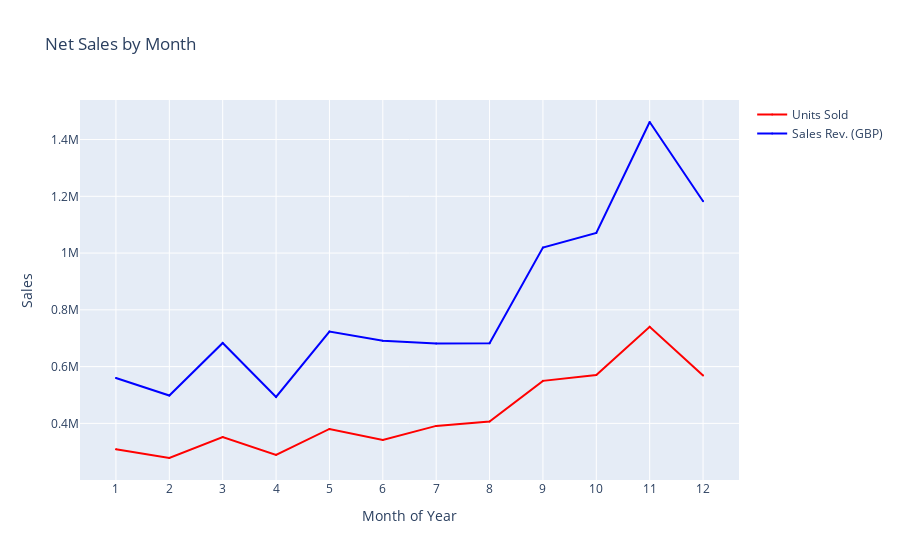

The cell this chart's notebook holds for it:
### Code cell
#Total net revenue and sales units for the business, by calendar month

fig = go.Figure([
    go.Scatter(name='Units Sold',
        x=calendar_month['Month'],
        y=calendar_month['Quantity'],
        mode='markers+lines',
        marker=dict(color='red', size=2),
        showlegend=True),
    
    go.Scatter(name='Sales Rev. (GBP)',
        x=calendar_month['Month'],
        y=calendar_month['Sales_(GBP)'],
        mode='markers+lines',
        marker=dict(color='blue', size=2),
        showlegend=True)
])
fig.update_layout(
    yaxis_title='Sales',
    xaxis_title='Month of Year',
    title='Net Sales by Month',
    hovermode="x")
fig.update_xaxes(tickmode='linear')
fig.show(config=config)

### Figure 1 — Plotly figure (JSON) as saved in the notebook; plotly's stock layout.template omitted (floating-point values rounded to 4 significant figures)
{"data": [{"marker": {"color": "red", "size": 2}, "mode": "markers+lines", "name": "Units Sold", "showlegend": true, "type": "scatter", "x": [1, 2, 3, 4, 5, 6, 7, 8, 9, 10, 11, 12], "y": [308966, 277989, 351872, 289098, 380391, 341623, 391116, 406199, 549817, 570532, 740286, 568561]}, {"marker": {"color": "blue", "size": 2}, "mode": "markers+lines", "name": "Sales Rev. (GBP)", "showlegend": true, "type": "scatter", "x": [1, 2, 3, 4, 5, 6, 7, 8, 9, 10, 11, 12], "y": [560000.0, 498100.0, 683300.0, 493200.0, 723300.0, 691100.0, 681300.0, 682700.0, 1020000.0, 1071000.0, 1462000.0, 1183000.0]}], "layout": {"hovermode": "x", "title": {"text": "Net Sales by Month"}, "xaxis": {"tickmode": "linear", "title": {"text": "Month of Year"}}, "yaxis": {"title": {"text": "Sales"}}}}
